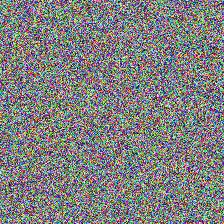
#> input picture Model Serving and Monitoring/data/production/abstract/abstract_sample_1.jpg, 224 x 224 px; its folder holds only this picture in this run
$ python generate_test_data.py --reference-dir ../../data/production/abstract --output-dir out
#> lines starting #> are read from the running program, lines starting #| are printed output that depends on the picture
#!/usr/bin/env python3
"""
Generate test production data for drift monitoring.
This script copies and modifies some reference images to simulate production data
for testing drift monitoring functionality.
"""

import os
import sys
import argparse
import shutil
import random
from PIL import Image, ImageEnhance, ImageFilter

def parse_args():
    parser = argparse.ArgumentParser(description="Generate test production data")
    parser.add_argument("--reference-dir", type=str, required=True,
                        help="Directory containing reference data")
    parser.add_argument("--output-dir", type=str, required=True,
                        help="Output directory for production data")
    parser.add_argument("--num-samples", type=int, default=5,
                        help="Number of samples to generate")
    parser.add_argument("--drift-factor", type=float, default=0.3,
                        help="How much to modify images (0.0-1.0), higher means more drift")
    return parser.parse_args()

def apply_random_transform(img, drift_factor):
    """Apply random transformations to an image to simulate drift"""
    transforms = [
        lambda x: ImageEnhance.Brightness(x).enhance(1.0 + random.uniform(-0.5, 0.5) * drift_factor),
        lambda x: ImageEnhance.Contrast(x).enhance(1.0 + random.uniform(-0.5, 0.5) * drift_factor),
        lambda x: ImageEnhance.Color(x).enhance(1.0 + random.uniform(-0.5, 0.5) * drift_factor),
        lambda x: x.filter(ImageFilter.GaussianBlur(radius=random.uniform(0, 2) * drift_factor))
    ]

    # Apply 1-3 random transforms
    num_transforms = random.randint(1, 3)
    selected_transforms = random.sample(transforms, num_transforms)

    result = img
    for transform in selected_transforms:
        result = transform(result)

    return result

def main():
    args = parse_args()

    # Create output directory if it doesn't exist
    os.makedirs(args.output_dir, exist_ok=True)

    # Define art styles matching the application
    styles = ["impressionist", "cubist", "surrealist", "abstract", "renaissance"]

    # Create style directories
    for style in styles:
        style_dir = os.path.join(args.output_dir, style)
        os.makedirs(style_dir, exist_ok=True)

    # Get all image files in reference directory
    ref_files = []
    for root, _, files in os.walk(args.reference_dir):
        for file in files:
            if file.lower().endswith(('.png', '.jpg', '.jpeg')):
                ref_files.append(os.path.join(root, file))

    if not ref_files:
        print(f"No image files found in {args.reference_dir}")
        return 1

    # For each style, generate samples
    samples_per_style = max(1, args.num_samples // len(styles))

    for style in styles:
        style_dir = os.path.join(args.output_dir, style)

        # Generate samples for this style
        for i in range(samples_per_style):
            try:
                # Select a random reference image
                file_path = random.choice(ref_files)

                # Open the image
                img = Image.open(file_path).convert('RGB')
#> img is the input picture: PIL image 224x224 RGB; mean R, G, B 127.9, 127.4, 127.7

                # Apply random transformations
                modified_img = apply_random_transform(img, args.drift_factor)
#> the loop in apply_random_transform, `for transform in selected_transforms:` made 2 passes
#> pass 1, in apply_random_transform, `result = transform(result)`:
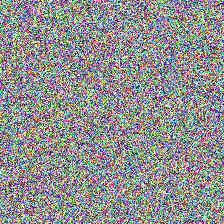
#> result: PIL image 224x224 RGB; mean R, G, B 144.7, 144.3, 144.5

                # Save to style directory
                output_filename = f"{style}_sample_{i+1}.jpg"
                output_path = os.path.join(style_dir, output_filename)
                modified_img.save(output_path)
                print(f"Generated {output_path}")

            except Exception as e:
                print(f"Error processing {file_path}: {e}")

    total_generated = samples_per_style * len(styles)
#> total_generated = 5
    print(f"Successfully generated {total_generated} test images across {len(styles)} styles in {args.output_dir}")
#| Successfully generated 5 test images across 5 styles in out
    return 0

if __name__ == "__main__":
    sys.exit(main())
#> (the program exits here)
